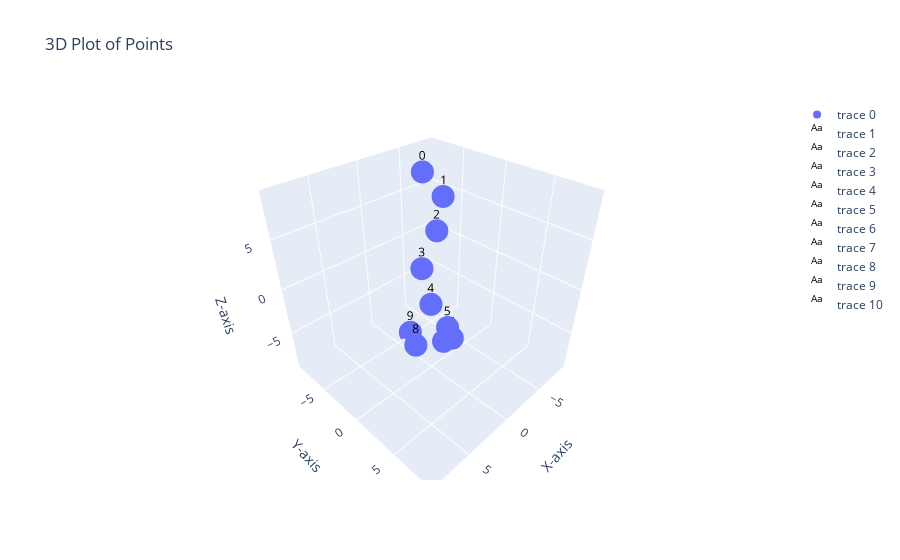

Notebook cell for this chart:
### Code cell
#dab=ar([[0,1,2,3,4,5,6,5,4,3,2,1],[1,0,1,2,3,4,5,6,5,4,3,2],[2,1,0,1,2,3,4,5,6,5,4,3],[3,2,1,0,1,2,3,4,5,6,5,4],[4,3,2,1,0,1,2,3,4,5,6,5],[5,4,3,2,1,0,1,2,3,4,5,6],[6,5,4,3,2,1,0,1,2,3,4,5],[5,6,5,4,3,2,1,0,1,2,3,4],[4,5,6,5,4,3,2,1,0,1,2,3],[3,4,5,6,5,4,3,2,1,0,1,2],[2,3,4,5,6,5,4,3,2,1,0,1],[1,2,3,4,5,6,5,4,3,2,1,0]])
dab=ar([[0,1,2,3,4,5,6,7,8,9],[1,0,1,2,3,4,5,6,7,8],[2,1,0,1,2,3,4,5,6,7],[3,2,1,0,1,2,3,4,5,6],[4,3,2,1,0,1,2,3,4,5],[5,4,3,2,1,0,1,2,3,4],[6,5,4,3,2,1,0,1,2,3],[7,6,5,4,3,2,1,0,1,2],[8,7,6,5,4,3,2,1,0,1],[9,8,7,6,5,4,3,2,1,0]], dtype=np.float32)

#dab += np.random.randn(N, N)/10
plt.imshow(dab, cmap='hot', interpolation='nearest')
plt.title("Heat map of d")
plt.colorbar()
plt.show()

mapData(dab)
get_stress(dab)

### Figure 1 — Plotly figure (JSON) as saved in the notebook; plotly's stock layout.template omitted (floating-point values rounded to 4 significant figures)
{"data": [{"mode": "markers", "type": "scatter3d", "x": [-2.164, -1.623, 0.5515, 2.484, 2.579, 1.258, -0.2479, -1.173, -0.06477, -1.6], "y": [-3.28, -0.3551, 1.089, 1.38, 2.469, 3.132, 2.361, 0.4284, -2.358, -4.867], "z": [9.323, 8.215, 6.485, 3.996, 1.141, -1.669, -4.268, -6.45, -8.021, -8.751]}, {"hoverinfo": "none", "mode": "text", "text": "0", "textfont": {"color": "black", "size": 12}, "type": "scatter3d", "x": [-2.164], "y": [-3.28], "z": [9.323]}, {"hoverinfo": "none", "mode": "text", "text": "1", "textfont": {"color": "black", "size": 12}, "type": "scatter3d", "x": [-1.623], "y": [-0.3551], "z": [8.215]}, {"hoverinfo": "none", "mode": "text", "text": "2", "textfont": {"color": "black", "size": 12}, "type": "scatter3d", "x": [0.5515], "y": [1.089], "z": [6.485]}, {"hoverinfo": "none", "mode": "text", "text": "3", "textfont": {"color": "black", "size": 12}, "type": "scatter3d", "x": [2.484], "y": [1.38], "z": [3.996]}, {"hoverinfo": "none", "mode": "text", "text": "4", "textfont": {"color": "black", "size": 12}, "type": "scatter3d", "x": [2.579], "y": [2.469], "z": [1.141]}, {"hoverinfo": "none", "mode": "text", "text": "5", "textfont": {"color": "black", "size": 12}, "type": "scatter3d", "x": [1.258], "y": [3.132], "z": [-1.669]}, {"hoverinfo": "none", "mode": "text", "text": "6", "textfont": {"color": "black", "size": 12}, "type": "scatter3d", "x": [-0.2479], "y": [2.361], "z": [-4.268]}, {"hoverinfo": "none", "mode": "text", "text": "7", "textfont": {"color": "black", "size": 12}, "type": "scatter3d", "x": [-1.173], "y": [0.4284], "z": [-6.45]}, {"hoverinfo": "none", "mode": "text", "text": "8", "textfont": {"color": "black", "size": 12}, "type": "scatter3d", "x": [-0.06477], "y": [-2.358], "z": [-8.021]}, {"hoverinfo": "none", "mode": "text", "text": "9", "textfont": {"color": "black", "size": 12}, "type": "scatter3d", "x": [-1.6], "y": [-4.867], "z": [-8.751]}], "layout": {"scene": {"aspectmode": "cube", "xaxis": {"range": [-9.323, 9.323], "title": {"text": "X-axis"}}, "yaxis": {"range": [-9.323, 9.323], "title": {"text": "Y-axis"}}, "zaxis": {"range": [-9.323, 9.323], "title": {"text": "Z-axis"}}}, "title": {"text": "3D Plot of Points"}}}
